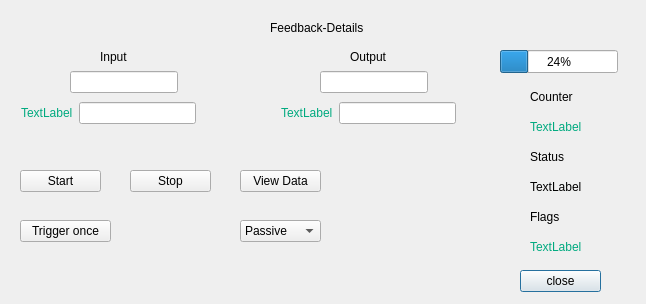
<?xml version="1.0" encoding="UTF-8"?>
<ui version="4.0">
 <class>feedback</class>
 <widget class="QDialog" name="feedback">
  <property name="geometry">
   <rect>
    <x>0</x>
    <y>0</y>
    <width>646</width>
    <height>304</height>
   </rect>
  </property>
  <property name="windowTitle">
   <string>Dialog</string>
  </property>
  <widget class="QLabel" name="label">
   <property name="geometry">
    <rect>
     <x>270</x>
     <y>20</y>
     <width>111</width>
     <height>16</height>
    </rect>
   </property>
   <property name="text">
    <string>Feedback-Details</string>
   </property>
  </widget>
  <widget class="QLabel" name="label_2">
   <property name="geometry">
    <rect>
     <x>100</x>
     <y>50</y>
     <width>59</width>
     <height>14</height>
    </rect>
   </property>
   <property name="text">
    <string>Input</string>
   </property>
  </widget>
  <widget class="QLineEdit" name="lineEdit">
   <property name="geometry">
    <rect>
     <x>70</x>
     <y>71</y>
     <width>108</width>
     <height>22</height>
    </rect>
   </property>
  </widget>
  <widget class="QLabel" name="label_8">
   <property name="geometry">
    <rect>
     <x>350</x>
     <y>50</y>
     <width>59</width>
     <height>14</height>
    </rect>
   </property>
   <property name="text">
    <string>Output</string>
   </property>
  </widget>
  <widget class="QProgressBar" name="progressBar">
   <property name="geometry">
    <rect>
     <x>500</x>
     <y>50</y>
     <width>118</width>
     <height>23</height>
    </rect>
   </property>
   <property name="value">
    <number>24</number>
   </property>
  </widget>
  <widget class="QLabel" name="label_10">
   <property name="geometry">
    <rect>
     <x>530</x>
     <y>90</y>
     <width>59</width>
     <height>14</height>
    </rect>
   </property>
   <property name="text">
    <string>Counter</string>
   </property>
  </widget>
  <widget class="QCALabel" name="label_11">
   <property name="geometry">
    <rect>
     <x>530</x>
     <y>120</y>
     <width>59</width>
     <height>14</height>
    </rect>
   </property>
   <property name="styleSheet">
    <string notr="true">color: rgb(0, 170, 127);</string>
   </property>
   <property name="text">
    <string>TextLabel</string>
   </property>
   <property name="pv" stdset="0">
    <string>u411pgm1:liVAL</string>
   </property>
  </widget>
  <widget class="QLabel" name="label_12">
   <property name="geometry">
    <rect>
     <x>530</x>
     <y>150</y>
     <width>59</width>
     <height>14</height>
    </rect>
   </property>
   <property name="text">
    <string>Status</string>
   </property>
  </widget>
  <widget class="QCALabel" name="label_13">
   <property name="geometry">
    <rect>
     <x>530</x>
     <y>180</y>
     <width>59</width>
     <height>14</height>
    </rect>
   </property>
   <property name="text">
    <string>TextLabel</string>
   </property>
   <property name="pv" stdset="0">
    <string>u411pgm1:liSTATUS</string>
   </property>
  </widget>
  <widget class="QLabel" name="label_14">
   <property name="geometry">
    <rect>
     <x>530</x>
     <y>210</y>
     <width>59</width>
     <height>14</height>
    </rect>
   </property>
   <property name="text">
    <string>Flags</string>
   </property>
  </widget>
  <widget class="QCALabel" name="label_15">
   <property name="geometry">
    <rect>
     <x>530</x>
     <y>240</y>
     <width>59</width>
     <height>14</height>
    </rect>
   </property>
   <property name="styleSheet">
    <string notr="true">color: rgb(0, 170, 127);</string>
   </property>
   <property name="text">
    <string>TextLabel</string>
   </property>
   <property name="pv" stdset="0">
    <string>u411pgm1:liFLAGS</string>
   </property>
  </widget>
  <widget class="QPushButton" name="pushButton">
   <property name="geometry">
    <rect>
     <x>520</x>
     <y>270</y>
     <width>81</width>
     <height>22</height>
    </rect>
   </property>
   <property name="text">
    <string>close</string>
   </property>
  </widget>
  <widget class="QPushButton" name="pushButton_2">
   <property name="geometry">
    <rect>
     <x>20</x>
     <y>170</y>
     <width>81</width>
     <height>22</height>
    </rect>
   </property>
   <property name="text">
    <string>Start</string>
   </property>
  </widget>
  <widget class="QPushButton" name="pushButton_3">
   <property name="geometry">
    <rect>
     <x>130</x>
     <y>170</y>
     <width>81</width>
     <height>22</height>
    </rect>
   </property>
   <property name="text">
    <string>Stop</string>
   </property>
  </widget>
  <widget class="QPushButton" name="pushButton_4">
   <property name="geometry">
    <rect>
     <x>240</x>
     <y>170</y>
     <width>81</width>
     <height>22</height>
    </rect>
   </property>
   <property name="text">
    <string>View Data</string>
   </property>
  </widget>
  <widget class="QPushButton" name="pushButton_5">
   <property name="geometry">
    <rect>
     <x>20</x>
     <y>220</y>
     <width>91</width>
     <height>22</height>
    </rect>
   </property>
   <property name="text">
    <string>Trigger once</string>
   </property>
  </widget>
  <widget class="QCAComboBox" name="comboBox">
   <property name="geometry">
    <rect>
     <x>240</x>
     <y>220</y>
     <width>81</width>
     <height>22</height>
    </rect>
   </property>
   <property name="pv" stdset="0">
    <string>u411pgm1:fbpostmode</string>
   </property>
   <item>
    <property name="text">
     <string>Passive</string>
    </property>
   </item>
   <item>
    <property name="text">
     <string>Event</string>
    </property>
   </item>
  </widget>
  <widget class="QWidget" name="layoutWidget">
   <property name="geometry">
    <rect>
     <x>21</x>
     <y>101</y>
     <width>175</width>
     <height>24</height>
    </rect>
   </property>
   <layout class="QHBoxLayout" name="horizontalLayout">
    <item>
     <widget class="QCALabel" name="label_4">
      <property name="styleSheet">
       <string notr="true">color: rgb(0, 170, 127);</string>
      </property>
      <property name="text">
       <string>TextLabel</string>
      </property>
      <property name="pv" stdset="0">
       <string>u411pgm1:liINODE</string>
      </property>
     </widget>
    </item>
    <item>
     <widget class="QLineEdit" name="lineEdit_2"/>
    </item>
   </layout>
  </widget>
  <widget class="QLineEdit" name="lineEdit_4">
   <property name="geometry">
    <rect>
     <x>320</x>
     <y>71</y>
     <width>108</width>
     <height>22</height>
    </rect>
   </property>
  </widget>
  <widget class="QWidget" name="layoutWidget">
   <property name="geometry">
    <rect>
     <x>281</x>
     <y>101</y>
     <width>175</width>
     <height>24</height>
    </rect>
   </property>
   <layout class="QHBoxLayout" name="horizontalLayout_2">
    <item>
     <widget class="QCALabel" name="label_6">
      <property name="styleSheet">
       <string notr="true">color: rgb(0, 170, 127);</string>
      </property>
      <property name="text">
       <string>TextLabel</string>
      </property>
      <property name="pv" stdset="0">
       <string>u411pgm1:liONODE</string>
      </property>
     </widget>
    </item>
    <item>
     <widget class="QLineEdit" name="lineEdit_3"/>
    </item>
   </layout>
  </widget>
 </widget>
 <customwidgets>
  <customwidget>
   <class>QCALabel</class>
   <extends>QLabel</extends>
   <header>qcalabel.h</header>
  </customwidget>
  <customwidget>
   <class>QCAComboBox</class>
   <extends>QComboBox</extends>
   <header>qcacombobox.h</header>
  </customwidget>
 </customwidgets>
 <resources/>
 <connections/>
</ui>
